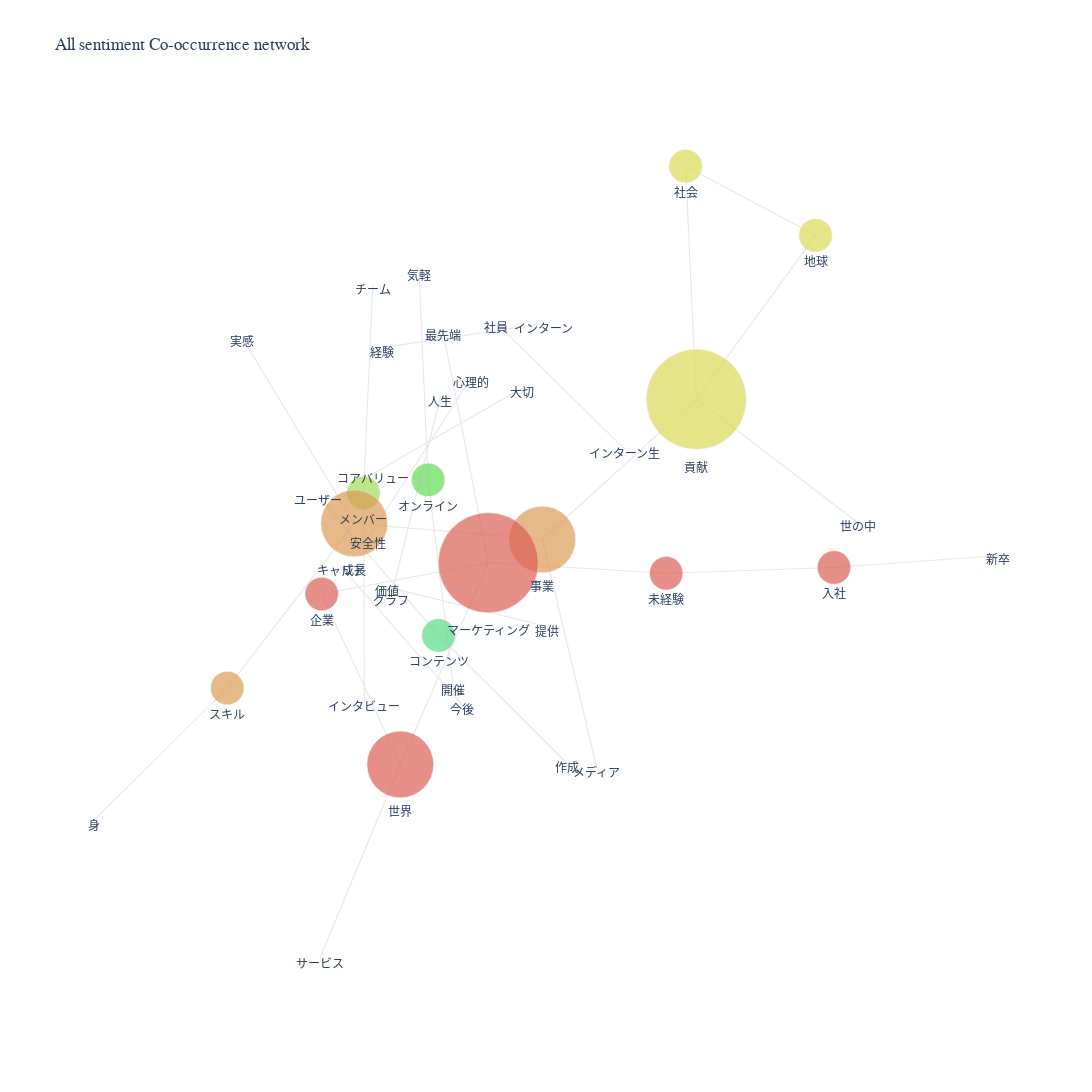

Notebook source saved alongside this figure:
### Code cell
npt.co_network(
    title='All sentiment Co-occurrence network',
    color_palette='hls',
    save=True
)

### Figure 1 — Plotly figure (JSON) as saved in the notebook; plotly's stock layout.template omitted (floating-point values rounded to 4 significant figures)
{"data": [{"line": {"shape": "spline", "width": 1.2}, "marker": {"color": "#ece8e8"}, "mode": "lines", "opacity": 1, "type": "scatter", "x": [0.3599, 0.6833, null], "y": [-0.07623, -0.06761, null]}, {"line": {"shape": "spline", "width": 1.2}, "marker": {"color": "#ece8e8"}, "mode": "lines", "opacity": 1, "type": "scatter", "x": [0.3599, 0.01724, null], "y": [-0.07623, -0.06044, null]}, {"line": {"shape": "spline", "width": 1.2}, "marker": {"color": "#ece8e8"}, "mode": "lines", "opacity": 1, "type": "scatter", "x": [0.2264, 0.1212, null], "y": [-0.3685, -0.02559, null]}, {"line": {"shape": "spline", "width": 1.2}, "marker": {"color": "#ece8e8"}, "mode": "lines", "opacity": 1, "type": "scatter", "x": [0.2804, 0.03153, null], "y": [0.1095, 0.2995, null]}, {"line": {"shape": "spline", "width": 1.2}, "marker": {"color": "#ece8e8"}, "mode": "lines", "opacity": 1, "type": "scatter", "x": [-0.07018, 0.01724, null], "y": [0.2866, -0.06044, null]}, {"line": {"shape": "spline", "width": 1.2}, "marker": {"color": "#ece8e8"}, "mode": "lines", "opacity": 1, "type": "scatter", "x": [0.1212, -0.2412, null], "y": [-0.02559, -0.001398, null]}, {"line": {"shape": "spline", "width": 1.2}, "marker": {"color": "#ece8e8"}, "mode": "lines", "opacity": 1, "type": "scatter", "x": [0.1212, 0.4179, null], "y": [-0.02559, 0.1845, null]}, {"line": {"shape": "spline", "width": 1.2}, "marker": {"color": "#ece8e8"}, "mode": "lines", "opacity": 1, "type": "scatter", "x": [0.6477, 0.3973, null], "y": [0.4303, 0.534, null]}, {"line": {"shape": "spline", "width": 1.2}, "marker": {"color": "#ece8e8"}, "mode": "lines", "opacity": 1, "type": "scatter", "x": [0.6477, 0.4179, null], "y": [0.4303, 0.1845, null]}, {"line": {"shape": "spline", "width": 1.2}, "marker": {"color": "#ece8e8"}, "mode": "lines", "opacity": 1, "type": "scatter", "x": [0.08163, -0.2042, null], "y": [0.201, 0.07316, null]}, {"line": {"shape": "spline", "width": 1.2}, "marker": {"color": "#ece8e8"}, "mode": "lines", "opacity": 1, "type": "scatter", "x": [0.3973, 0.4179, null], "y": [0.534, 0.1845, null]}, {"line": {"shape": "spline", "width": 1.2}, "marker": {"color": "#ece8e8"}, "mode": "lines", "opacity": 1, "type": "scatter", "x": [0.1233, -0.1877, null], "y": [0.2978, 0.262, null]}, {"line": {"shape": "spline", "width": 1.2}, "marker": {"color": "#ece8e8"}, "mode": "lines", "opacity": 1, "type": "scatter", "x": [-0.01608, -0.2153, null], "y": [0.2163, -0.02522, null]}, {"line": {"shape": "spline", "width": 1.2}, "marker": {"color": "#ece8e8"}, "mode": "lines", "opacity": 1, "type": "scatter", "x": [-0.07526, -0.1696, null], "y": [0.188, -0.1105, null]}, {"line": {"shape": "spline", "width": 1.2}, "marker": {"color": "#ece8e8"}, "mode": "lines", "opacity": 1, "type": "scatter", "x": [-0.1164, -0.0987, null], "y": [0.3765, 0.06375, null]}, {"line": {"shape": "spline", "width": 1.2}, "marker": {"color": "#ece8e8"}, "mode": "lines", "opacity": 1, "type": "scatter", "x": [-0.4576, -0.2412, null], "y": [0.2777, -0.001398, null]}, {"line": {"shape": "spline", "width": 1.2}, "marker": {"color": "#ece8e8"}, "mode": "lines", "opacity": 1, "type": "scatter", "x": [-0.2053, -0.2233, null], "y": [0.3566, 0.04401, null]}, {"line": {"shape": "spline", "width": 1.2}, "marker": {"color": "#ece8e8"}, "mode": "lines", "opacity": 1, "type": "scatter", "x": [-0.0987, -0.05032, null], "y": [0.06375, -0.2457, null]}, {"line": {"shape": "spline", "width": 1.2}, "marker": {"color": "#ece8e8"}, "mode": "lines", "opacity": 1, "type": "scatter", "x": [-0.2233, -0.2215, null], "y": [0.04401, -0.2691, null]}, {"line": {"shape": "spline", "width": 1.2}, "marker": {"color": "#ece8e8"}, "mode": "lines", "opacity": 1, "type": "scatter", "x": [-0.3115, -0.07872, null], "y": [0.04007, -0.1695, null]}, {"line": {"shape": "spline", "width": 1.2}, "marker": {"color": "#ece8e8"}, "mode": "lines", "opacity": 1, "type": "scatter", "x": [-0.4857, -0.7433, null], "y": [-0.2484, -0.4471, null]}, {"line": {"shape": "spline", "width": 1.2}, "marker": {"color": "#ece8e8"}, "mode": "lines", "opacity": 1, "type": "scatter", "x": [-0.4857, -0.2412, null], "y": [-0.2484, -0.001398, null]}, {"line": {"shape": "spline", "width": 1.2}, "marker": {"color": "#ece8e8"}, "mode": "lines", "opacity": 1, "type": "scatter", "x": [-0.2675, -0.03368, null], "y": [-0.0651, -0.2733, null]}, {"line": {"shape": "spline", "width": 1.2}, "marker": {"color": "#ece8e8"}, "mode": "lines", "opacity": 1, "type": "scatter", "x": [-0.178, 0.1294, null], "y": [-0.09653, -0.1561, null]}, {"line": {"shape": "spline", "width": 1.2}, "marker": {"color": "#ece8e8"}, "mode": "lines", "opacity": 1, "type": "scatter", "x": [-0.1524, 0.01724, null], "y": [-0.3629, -0.06044, null]}, {"line": {"shape": "spline", "width": 1.2}, "marker": {"color": "#ece8e8"}, "mode": "lines", "opacity": 1, "type": "scatter", "x": [-0.1524, -0.3038, null], "y": [-0.3629, -0.1073, null]}, {"line": {"shape": "spline", "width": 1.2}, "marker": {"color": "#ece8e8"}, "mode": "lines", "opacity": 1, "type": "scatter", "x": [-0.1524, -0.3077, null], "y": [-0.3629, -0.654, null]}, {"line": {"shape": "spline", "width": 1.2}, "marker": {"color": "#ece8e8"}, "mode": "lines", "opacity": 1, "type": "scatter", "x": [0.7288, 0.4179, null], "y": [-0.0001282, 0.1845, null]}, {"line": {"shape": "spline", "width": 1.2}, "marker": {"color": "#ece8e8"}, "mode": "lines", "opacity": 1, "type": "scatter", "x": [0.01724, -0.3038, null], "y": [-0.06044, -0.1073, null]}, {"line": {"shape": "spline", "width": 1.2}, "marker": {"color": "#ece8e8"}, "mode": "lines", "opacity": 1, "type": "scatter", "x": [-0.07872, 0.169, null], "y": [-0.1695, -0.3611, null]}, {"line": {"shape": "spline", "width": 1.2}, "marker": {"color": "#ece8e8"}, "mode": "lines", "opacity": 1, "type": "scatter", "x": [1.0, 0.6833, null], "y": [-0.0496, -0.06761, null]}, {"hoverinfo": "text", "hovertext": [], "marker": {"color": ["rgb(220.16,95.0272,87.03999999999999)", "rgb(220.16,156.4672,87.03999999999999)", "rgb(87.03999999999999,220.16,197.42720000000003)", "rgb(220.16,95.0272,87.03999999999999)", "rgb(220.16,156.4672,87.03999999999999)", "rgb(220.16,217.90720000000002,87.03999999999999)", "rgb(87.03999999999999,120.01279999999993,220.16)", "rgb(220.16,217.90720000000002,87.03999999999999)", "rgb(87.03999999999999,181.45279999999988,220.16)", "rgb(115.50719999999993,87.03999999999999,220.16)", "rgb(87.03999999999999,220.16,197.42720000000003)", "rgb(176.94720000000007,87.03999999999999,220.16)", "rgb(99.53280000000001,220.16,87.03999999999999)", "rgb(220.16,156.4672,87.03999999999999)", "rgb(87.03999999999999,181.45279999999988,220.16)", "rgb(160.97279999999995,220.16,87.03999999999999)", "rgb(99.53280000000001,220.16,87.03999999999999)", "rgb(160.97279999999995,220.16,87.03999999999999)", "rgb(87.03999999999999,220.16,135.98720000000003)", "rgb(220.16,156.4672,87.03999999999999)", "rgb(87.03999999999999,120.01279999999993,220.16)", "rgb(220.16,87.03999999999999,201.93279999999982)", "rgb(220.16,87.03999999999999,140.49279999999987)", "rgb(115.50719999999993,87.03999999999999,220.16)", "rgb(220.16,156.4672,87.03999999999999)", "rgb(220.16,95.0272,87.03999999999999)", "rgb(176.94720000000007,87.03999999999999,220.16)", "rgb(160.97279999999995,220.16,87.03999999999999)", "rgb(220.16,217.90720000000002,87.03999999999999)", "rgb(220.16,95.0272,87.03999999999999)", "rgb(87.03999999999999,220.16,135.98720000000003)", "rgb(220.16,87.03999999999999,201.93279999999982)", "rgb(99.53280000000001,220.16,87.03999999999999)", "rgb(87.03999999999999,220.16,135.98720000000003)", "rgb(220.16,95.0272,87.03999999999999)", "rgb(220.16,156.4672,87.03999999999999)", "rgb(220.16,95.0272,87.03999999999999)", "rgb(220.16,87.03999999999999,140.49279999999987)", "rgb(220.16,95.0272,87.03999999999999)", "rgb(220.16,95.0272,87.03999999999999)", "rgb(220.16,217.90720000000002,87.03999999999999)"], "line": {"color": "#ece8e8", "width": 0.5}, "size": [33.33, 0, 0, 0, 66.67, 33.33, 0, 33.33, 0, 0, 0, 0, 0, 0, 0, 0, 33.33, 33.33, 0, 33.33, 0, 0, 0, 0, 0, 66.67, 0, 0, 0, 100, 33.33, 0, 0, 0, 33.33, 66.67, 0, 0, 0, 33.33, 100]}, "mode": "markers+text", "text": ["未経験", "メディア", "インターン生", "最先端", "事業", "地球", "大切", "社会", "インターン", "心理的", "社員", "人生", "気軽", "実感", "経験", "チーム", "オンライン", "メンバー", "ユーザー", "スキル", "コアバリュー", "キャリア", "価値", "安全性", "身", "世界", "グラフ", "インタビュー", "世の中", "マーケティング", "コンテンツ", "今後", "開催", "作成", "企業", "成長", "サービス", "提供", "新卒", "入社", "貢献"], "textposition": "bottom center", "type": "scatter", "x": [0.3599, 0.2264, 0.2804, -0.07018, 0.1212, 0.6477, 0.08163, 0.3973, 0.1233, -0.01608, 0.03153, -0.07526, -0.1164, -0.4576, -0.1877, -0.2053, -0.0987, -0.2233, -0.3115, -0.4857, -0.2042, -0.2675, -0.178, -0.2153, -0.7433, -0.1524, -0.1696, -0.2215, 0.7288, 0.01724, -0.07872, -0.03368, -0.05032, 0.169, -0.3038, -0.2412, -0.3077, 0.1294, 1.0, 0.6833, 0.4179], "y": [-0.07623, -0.3685, 0.1095, 0.2866, -0.02559, 0.4303, 0.201, 0.534, 0.2978, 0.2163, 0.2995, 0.188, 0.3765, 0.2777, 0.262, 0.3566, 0.06375, 0.04401, 0.04007, -0.2484, 0.07316, -0.0651, -0.09653, -0.02522, -0.4471, -0.3629, -0.1105, -0.2691, -0.0001282, -0.06044, -0.1695, -0.2733, -0.2457, -0.3611, -0.1073, -0.001398, -0.654, -0.1561, -0.0496, -0.06761, 0.1845]}], "layout": {"autosize": true, "font": {"family": "Arial", "size": 12}, "height": 1200, "hovermode": "closest", "margin": {"b": 85, "l": 40, "pad": 0, "r": 40, "t": 100}, "plot_bgcolor": "#ffffff", "showlegend": false, "title": {"text": "All sentiment Co-occurrence network"}, "width": 1700, "xaxis": {"showgrid": false, "showline": false, "showticklabels": false, "title": {"text": ""}, "zeroline": false}, "yaxis": {"showgrid": false, "showline": false, "showticklabels": false, "title": {"text": ""}, "zeroline": false}}}
